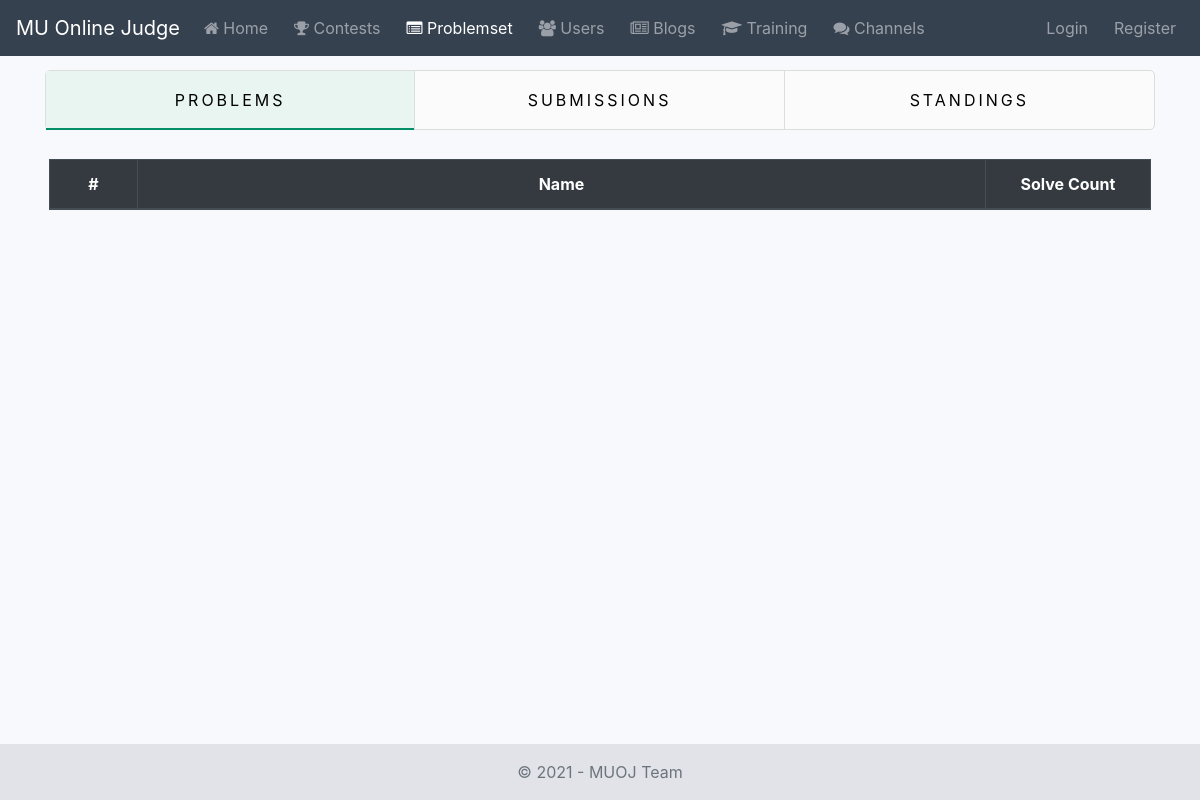
Before: /problemset/problems/ with the older database file.
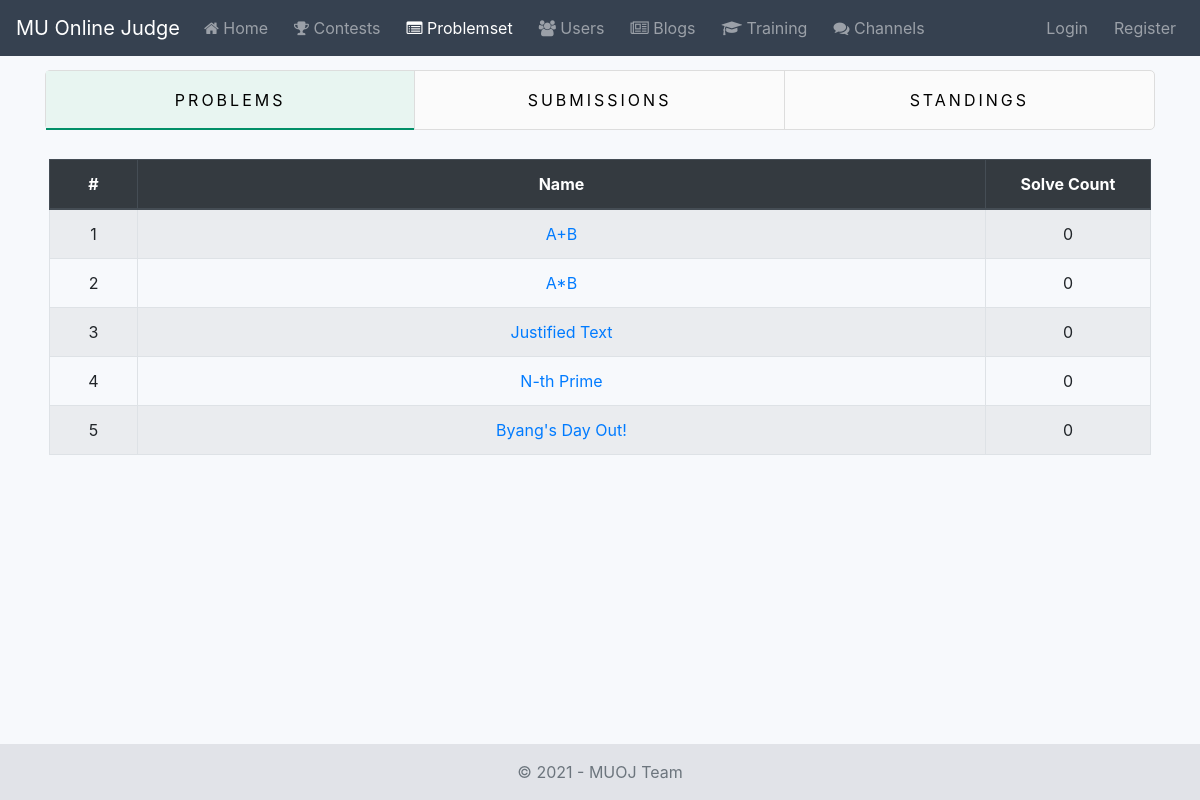
After: the same page with the newer database file.
### problemset/models.py (models this page shows, shortened)
class Problem(AbstractBaseModel):
    name = models.CharField(verbose_name=_('Name'), max_length=100)
    statement = RichTextField(verbose_name=_('Statement'))
    input_section = RichTextField(verbose_name=_('Input Section'))
    output_section = RichTextField(verbose_name=_('Output Section'))
    editorial = RichTextField(verbose_name=_('Editorial'))
    solution = models.FileField(verbose_name=_('Solution'))
    solution_language = models.ForeignKey(verbose_name=_('Language'), to=Language, on_delete=models.CASCADE)
    author = models.ForeignKey(to=User, on_delete=models.SET_NULL, null=True)
    is_protected = models.BooleanField(verbose_name=_('Is Protected'), default=0)
    time_limit = models.IntegerField(verbose_name=_('Time Limit'), default=1)
    memory_limit = models.PositiveIntegerField(verbose_name=_('Memory Limit'), default=256)
    objects = ProblemManager()
    class Meta:
        verbose_name = _('Problem')
        verbose_name_plural = _('Problems')
        ordering = ['-id']

### problemset/views.py (the view)
# urls.py: path('problems/', ProblemListView.as_view(), name='problem-list'),
class ProblemListView(ListView):
    model = Problem
    context_object_name = 'problems'
    template_name = 'problemset/problem_list.html'
    def get_queryset(self):
        current_user = self.request.user if self.request.user.is_authenticated else None
        return Problem.objects.exclude(is_protected=True).annotate(
            solve_count=Count(
                'submissions__user',
                filter=Q(submissions__status='AC'),
                distinct=True
            ),
            is_solved=Count(
                'submissions__user',
                filter=Q(submissions__status='AC', submissions__user=current_user)
            )
        ).order_by('-solve_count')
    def get_context_data(self, **kwargs):
        context = super().get_context_data(**kwargs)
        context.update({
            'problemset_nav': 'active',
            'problemset_problems_tab': 'active'
        })
        return context

### problemset/templates/problemset/problem_list.html (shortened to what this page needs)
{% extends 'problemset/base.html' %}
{% block content %}
    {% include 'problemset/snippets/list_tabs.html' %}
    <div class="table-responsive p-1">
        <table id="id_problem_list" class="table text-center table-bordered table-hover table-striped">
            <thead class="thead-dark">
                <tr>
                    <th width="8%"> # </th>
                    <th>
                        Name
                    </th>
                    <th width="15%"> Solve Count </th>
                </tr>
            </thead>
            <tbody class="text-center">
                {% for problem in problems %}
                    <tr>
                        <td> {{ forloop.counter }} </td>
                        <td>
                            <a href="{% url 'problemset:problem-details' problem.id %}">
                                {{ problem.name }}
                            </a>
                        </td>
                        <td> {{ problem.solve_count }} </td>
                    </tr>
                {% endfor %}
            </tbody>
        </table>
    </div>
{% endblock %}

Changed rows visible on the page:
added Problem: name "A+B", solve_count "0"
added Problem: name "A*B", solve_count "0"
added Problem: name "Justified Text", solve_count "0"
added Problem: name "N-th Prime", solve_count "0"
added Problem: name "Byang's Day Out!", solve_count "0"
